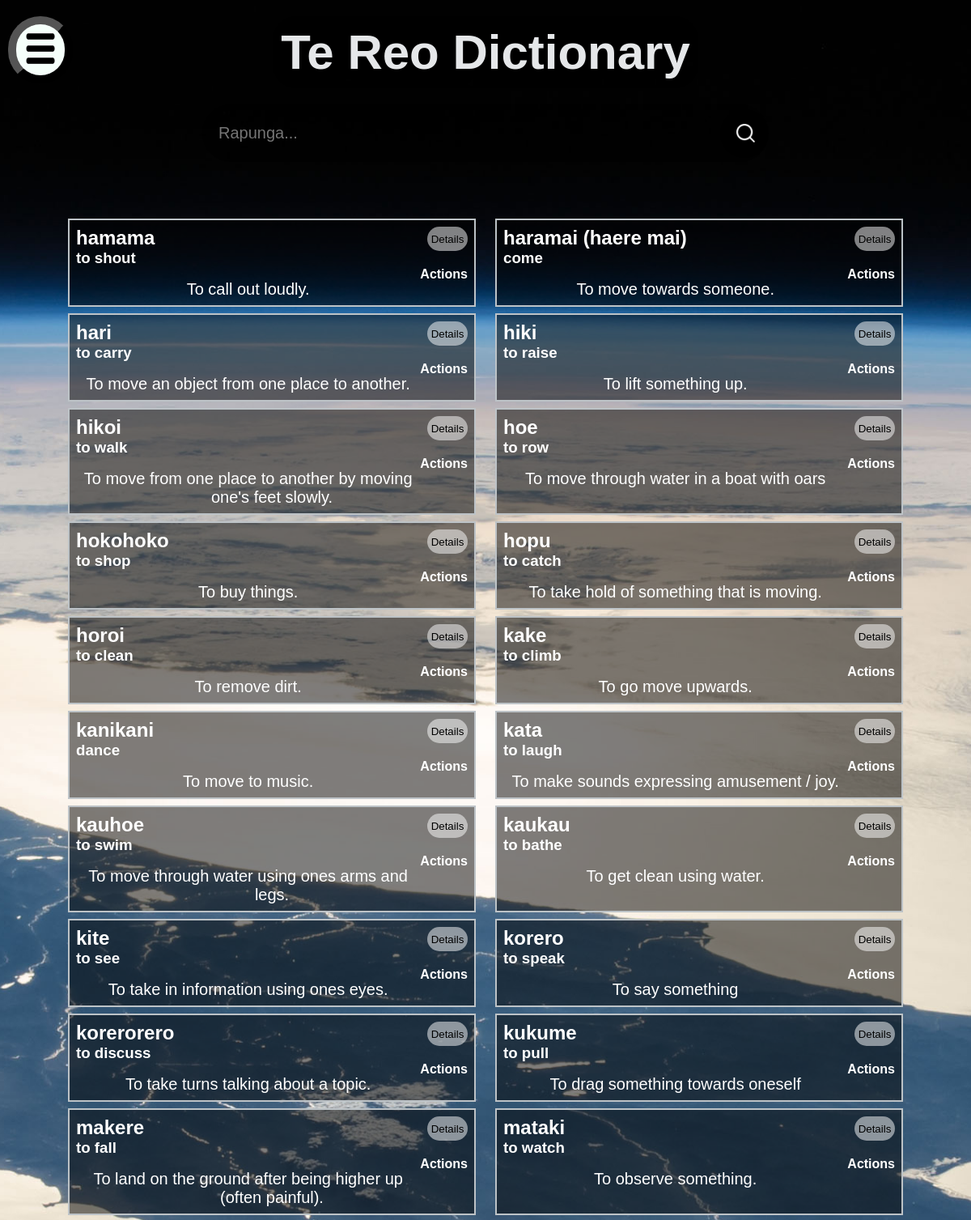
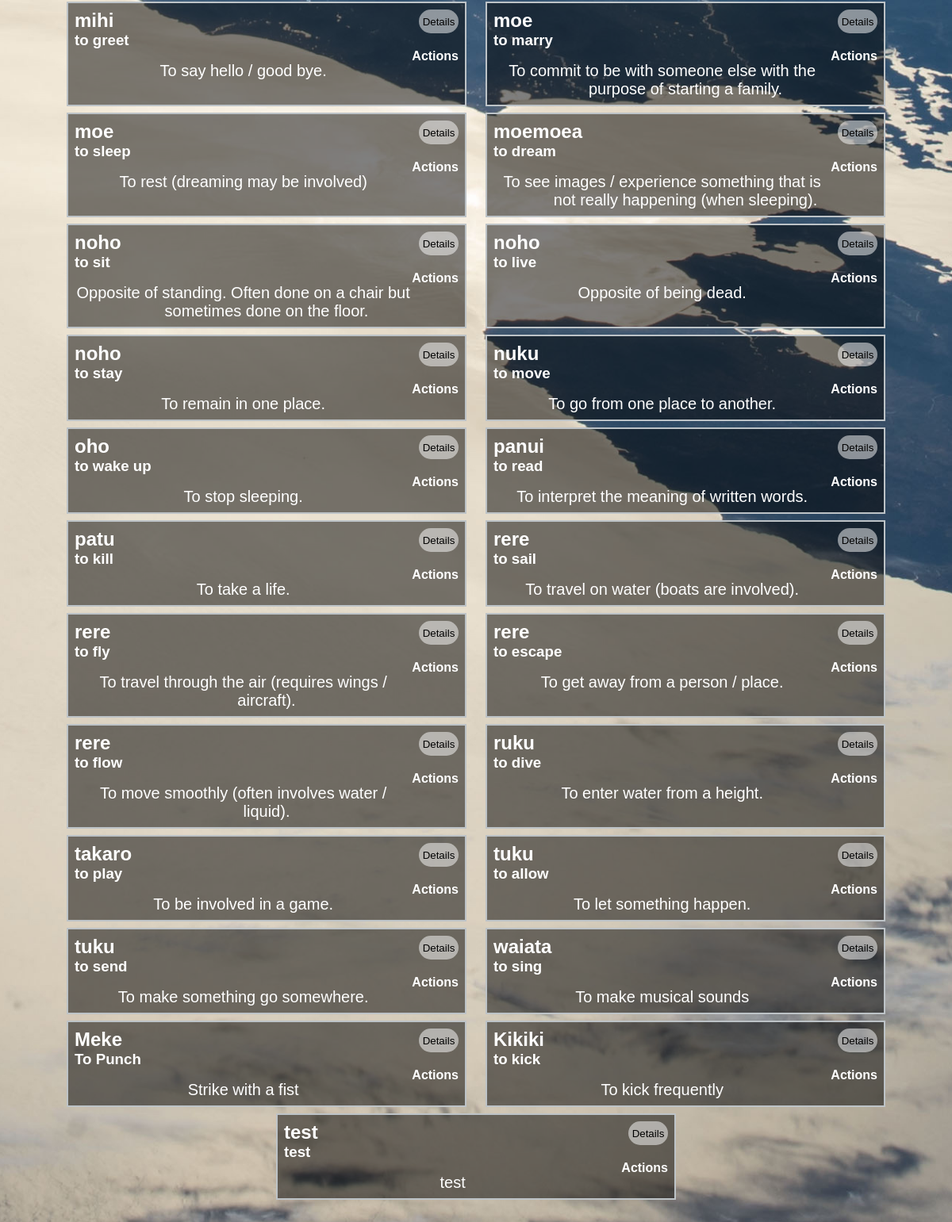
The app's page /words/Actions with its own data (2 pictures, top to bottom).
### tables this page shows
CREATE TABLE "Dictionary"
(
    id         integer not null
        constraint Dictionary_pk
            primary key autoincrement,
    Maori      varchar(50),
    English    varchar(50),
    Category   integer,
    Definition varchar(150),
    YearLevel  int(2),
    Author     char(50),
    wordImage  varchar(200),
    DateAdded  varchar(12)
);

### app.py (the view)
@app.route('/words/<Category>')  # This is a link that passes through what category it's looking for through the link
def render_dictionary_categories(Category):
    con = create_connection(DATABASE)
    query = "SELECT id, Maori, English, Category, Definition, YearLevel, Author, DateAdded FROM Dictionary WHERE Category=?"
    cur = con.cursor()
    cur.execute(query, (Category,))
    dictionary = cur.fetchall()
    con.close()
    Categories = categories()
    return render_template('words.html', dictionary=dictionary, is_logged_in=is_logged_in(), is_teacher=is_teacher(), categories=Categories)

### app.py (called while the page is built)
def create_connection(db_file):  # This function will create a connection to the database file
    try:
        connection = sqlite3.connect(db_file)
        return (connection)
    except Error as e:
        print(e)
    return None

def is_logged_in():  # this will simply check if there is someone logged in by checking
    if session.get("email") is None:
        print("not logged in")
        return False
    else:
        print("Logged in")
        return True

def is_teacher():  # this function will check if the person logged in to the session is a teacher or not
    if session.get("permissions") == "teacher":
        print('is teacher')
        return True
    else:
        print("is not teacher")
        return False

def categories(): # this function grabs all the categories currently in the category table in order to
    con = create_connection(DATABASE)
    query = "SELECT Category FROM Categories"
    cur = con.cursor()
    cur.execute(query)
    Categories = cur.fetchall()
    con.close()
    return Categories

### templates/words.html
{% extends 'base.html' %}
{% block search %}
        <form method="POST" action="/search" class="search-bar-nonhome">
            <input type="text" placeholder="Rapunga..." name="search" id="search">
        <button type="submit"><img src="/static/images/search.png"></button>
    </form>
{% endblock %}
{% block main %}
    <div class="dictionary">
        {% for words in dictionary %}
            <div class="word-box">
                <div class="word-box-word">
                    <form action="/{{ words[0] }}">
                        <input type="submit" value="Details" class="wordbutton">
                    </form>
                    <h2>{{ words[1] }}</h2>
                    <h3>{{ words[2] }}</h3>
                    <h4 style="float:right">{{ words[3] }}</h4>
                </div>
                <div class="word-box-definition">
                    <p>{{ words[4] }}</p>
                </div>
            </div>
        {% endfor %}
    </div>
{% endblock  %}

### static/style.css (style rules this page uses)
* { font-family: 'Helvetica', 'Arial', sans-serif; padding: 0; margin: 0; }
p { font-family: 'Helvetica', 'Arial', sans-serif; font-size: 20px; font-weight: normal; text-align: center; }
body { background-image: url("/static/images/newzealandfromspace.jpg"); background-repeat: no-repeat; background-size: cover; background-position: center; background-attachment: fixed; }
.wordbutton { float: right; border-radius: 50px; border: none; top:10px; right: 10px; width: 50px; height: 30px; background-color: rgba(255, 255, 255, 0.5); }
.dictionary { display: flex; flex-wrap: wrap; justify-content: space-evenly; }
.word-box { width: 32%; min-width: 500px; border: 2px solid rgba(189, 195, 199, 1.0); color: white; margin-bottom: 0.5rem; background-color: rgba(0,0,0,.5); }
.word-box-word { padding: 0.5rem; }
.word-box-definition { padding: 0.5rem; }
.search-bar-nonhome { width: 100%; max-width: 700px; background-color: rgba(0,0,0,.5); display: flex; align-items: center; border-radius:60px; color: white; }
.search-bar-nonhome input { background: transparent; flex: 1; border: 0; outline: none; padding: 24px 20px; font-size: 20px; color: white; }
.search-bar-nonhome button img { width: 25px; }
.search-bar-nonhome button { border:0; border-radius: 50%; width:60px; height:60px; background-color: rgba(0,0,0,.5);; }

### records on screen
Dictionary: Maori "hamama", English "to shout", Category "Actions", Definition "To call out loudly."
Dictionary: Maori "haramai (haere mai)", English "come", Category "Actions", Definition "To move towards someone."
Dictionary: Maori "hari", English "to carry", Category "Actions", Definition "To move an object from one place to another."
Dictionary: Maori "hiki", English "to raise", Category "Actions", Definition "To lift something up."
Dictionary: Maori "hikoi", English "to walk", Category "Actions", Definition "To move from one place to another by moving one's feet slowly."
Dictionary: Maori "hoe", English "to row", Category "Actions", Definition "To move through water in a boat with oars"
Dictionary: Maori "hokohoko", English "to shop", Category "Actions", Definition "To buy things."
Dictionary: Maori "hopu", English "to catch", Category "Actions", Definition "To take hold of something that is moving."
Dictionary: Maori "horoi", English "to clean", Category "Actions", Definition "To remove dirt."
Dictionary: Maori "kake", English "to climb", Category "Actions", Definition "To go move upwards."
Dictionary: Maori "kanikani", English "dance", Category "Actions", Definition "To move to music."
Dictionary: Maori "kata", English "to laugh", Category "Actions", Definition "To make sounds expressing amusement / joy."
Dictionary: Maori "kauhoe", English "to swim", Category "Actions", Definition "To move through water using ones arms and legs."
Dictionary: Maori "kaukau", English "to bathe", Category "Actions", Definition "To get clean using water."
Dictionary: Maori "kite", English "to see", Category "Actions", Definition "To take in information using ones eyes."
Dictionary: Maori "korero", English "to speak", Category "Actions", Definition "To say something"
Dictionary: Maori "korerorero", English "to discuss", Category "Actions", Definition "To take turns talking about a topic."
Dictionary: Maori "kukume", English "to pull", Category "Actions", Definition "To drag something towards oneself"
Dictionary: Maori "makere", English "to fall", Category "Actions", Definition "To land on the ground after being higher up (often painful)."
Dictionary: Maori "mataki", English "to watch", Category "Actions", Definition "To observe something."
Dictionary: Maori "mihi", English "to greet", Category "Actions", Definition "To say hello / good bye."
Dictionary: Maori "moe", English "to marry", Category "Actions", Definition "To commit to be with someone else with the purpose of starting a family."
Dictionary: Maori "moe", English "to sleep", Category "Actions", Definition "To rest (dreaming may be involved)"
Dictionary: Maori "moemoea", English "to dream", Category "Actions", Definition "To see images / experience something that is not really happening (when sleeping)."
Dictionary: Maori "noho", English "to sit", Category "Actions", Definition "Opposite of standing. Often done on a chair but sometimes done on the floor."
Dictionary: Maori "noho", English "to live", Category "Actions", Definition "Opposite of being dead."
Dictionary: Maori "noho", English "to stay", Category "Actions", Definition "To remain in one place."
Dictionary: Maori "nuku", English "to move", Category "Actions", Definition "To go from one place to another."
Dictionary: Maori "oho", English "to wake up", Category "Actions", Definition "To stop sleeping."
Dictionary: Maori "panui", English "to read", Category "Actions", Definition "To interpret the meaning of written words."
Dictionary: Maori "patu", English "to kill", Category "Actions", Definition "To take a life."
Dictionary: Maori "rere", English "to sail", Category "Actions", Definition "To travel on water (boats are involved)."
Dictionary: Maori "rere", English "to fly", Category "Actions", Definition "To travel through the air (requires wings / aircraft)."
Dictionary: Maori "rere", English "to escape", Category "Actions", Definition "To get away from a person / place."
Dictionary: Maori "rere", English "to flow", Category "Actions", Definition "To move smoothly (often involves water / liquid)."
Dictionary: Maori "ruku", English "to dive", Category "Actions", Definition "To enter water from a height."
Dictionary: Maori "takaro", English "to play", Category "Actions", Definition "To be involved in a game."
Dictionary: Maori "tuku", English "to allow", Category "Actions", Definition "To let something happen."
Dictionary: Maori "tuku", English "to send", Category "Actions", Definition "To make something go somewhere."
Dictionary: Maori "waiata", English "to sing", Category "Actions", Definition "To make musical sounds"
Dictionary: Maori "Meke", English "To Punch", Category "Actions", Definition "Strike with a fist"
Dictionary: Maori "Kikiki", English "to kick", Category "Actions", Definition "To kick frequently"
Dictionary: Maori "test", English "test", Category "Actions", Definition "test"
